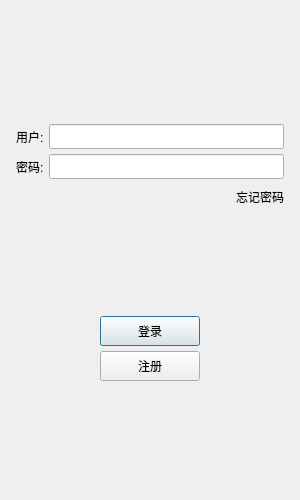
<?xml version="1.0" encoding="UTF-8"?>
<ui version="4.0">
 <class>LoginDialog</class>
 <widget class="QDialog" name="LoginDialog">
  <property name="geometry">
   <rect>
    <x>0</x>
    <y>0</y>
    <width>300</width>
    <height>500</height>
   </rect>
  </property>
  <property name="minimumSize">
   <size>
    <width>300</width>
    <height>500</height>
   </size>
  </property>
  <property name="maximumSize">
   <size>
    <width>300</width>
    <height>500</height>
   </size>
  </property>
  <property name="windowTitle">
   <string>Dialog</string>
  </property>
  <layout class="QVBoxLayout" name="verticalLayout_2">
   <item>
    <layout class="QVBoxLayout" name="verticalLayout">
     <property name="spacing">
      <number>5</number>
     </property>
     <property name="leftMargin">
      <number>5</number>
     </property>
     <property name="topMargin">
      <number>5</number>
     </property>
     <property name="rightMargin">
      <number>5</number>
     </property>
     <property name="bottomMargin">
      <number>5</number>
     </property>
     <item>
      <widget class="QWidget" name="widget" native="true">
       <layout class="QGridLayout" name="gridLayout">
        <item row="0" column="0">
         <widget class="QLabel" name="label">
          <property name="text">
           <string/>
          </property>
          <property name="pixmap">
           <pixmap resource="rc.qrc">:/res/ice.png</pixmap>
          </property>
          <property name="alignment">
           <set>Qt::AlignmentFlag::AlignCenter</set>
          </property>
         </widget>
        </item>
        <item row="1" column="0">
         <spacer name="verticalSpacer">
          <property name="orientation">
           <enum>Qt::Orientation::Vertical</enum>
          </property>
          <property name="sizeHint" stdset="0">
           <size>
            <width>20</width>
            <height>40</height>
           </size>
          </property>
         </spacer>
        </item>
       </layout>
      </widget>
     </item>
     <item>
      <layout class="QHBoxLayout" name="horizontalLayout">
       <item>
        <widget class="QLabel" name="user_label">
         <property name="minimumSize">
          <size>
           <width>0</width>
           <height>25</height>
          </size>
         </property>
         <property name="maximumSize">
          <size>
           <width>16777215</width>
           <height>25</height>
          </size>
         </property>
         <property name="text">
          <string>用户:</string>
         </property>
        </widget>
       </item>
       <item>
        <widget class="QLineEdit" name="user_edit">
         <property name="minimumSize">
          <size>
           <width>0</width>
           <height>25</height>
          </size>
         </property>
         <property name="maximumSize">
          <size>
           <width>16777215</width>
           <height>25</height>
          </size>
         </property>
        </widget>
       </item>
      </layout>
     </item>
     <item>
      <layout class="QHBoxLayout" name="horizontalLayout_2">
       <item>
        <widget class="QLabel" name="pass_label">
         <property name="minimumSize">
          <size>
           <width>0</width>
           <height>25</height>
          </size>
         </property>
         <property name="maximumSize">
          <size>
           <width>16777215</width>
           <height>25</height>
          </size>
         </property>
         <property name="text">
          <string>密码:</string>
         </property>
        </widget>
       </item>
       <item>
        <widget class="QLineEdit" name="pass_edit">
         <property name="minimumSize">
          <size>
           <width>0</width>
           <height>25</height>
          </size>
         </property>
         <property name="maximumSize">
          <size>
           <width>16777215</width>
           <height>25</height>
          </size>
         </property>
        </widget>
       </item>
      </layout>
     </item>
     <item>
      <layout class="QHBoxLayout" name="horizontalLayout_3">
       <item>
        <spacer name="horizontalSpacer">
         <property name="orientation">
          <enum>Qt::Orientation::Horizontal</enum>
         </property>
         <property name="sizeHint" stdset="0">
          <size>
           <width>40</width>
           <height>20</height>
          </size>
         </property>
        </spacer>
       </item>
       <item>
        <widget class="QLabel" name="forget_label">
         <property name="minimumSize">
          <size>
           <width>0</width>
           <height>25</height>
          </size>
         </property>
         <property name="maximumSize">
          <size>
           <width>16777215</width>
           <height>25</height>
          </size>
         </property>
         <property name="text">
          <string>忘记密码</string>
         </property>
        </widget>
       </item>
      </layout>
     </item>
     <item>
      <spacer name="verticalSpacer_2">
       <property name="orientation">
        <enum>Qt::Orientation::Vertical</enum>
       </property>
       <property name="sizeHint" stdset="0">
        <size>
         <width>20</width>
         <height>40</height>
        </size>
       </property>
      </spacer>
     </item>
     <item>
      <layout class="QHBoxLayout" name="horizontalLayout_4">
       <item>
        <spacer name="horizontalSpacer_2">
         <property name="orientation">
          <enum>Qt::Orientation::Horizontal</enum>
         </property>
         <property name="sizeHint" stdset="0">
          <size>
           <width>40</width>
           <height>20</height>
          </size>
         </property>
        </spacer>
       </item>
       <item>
        <widget class="QPushButton" name="login_btn">
         <property name="minimumSize">
          <size>
           <width>100</width>
           <height>30</height>
          </size>
         </property>
         <property name="maximumSize">
          <size>
           <width>16777215</width>
           <height>30</height>
          </size>
         </property>
         <property name="text">
          <string>登录</string>
         </property>
        </widget>
       </item>
       <item>
        <spacer name="horizontalSpacer_3">
         <property name="orientation">
          <enum>Qt::Orientation::Horizontal</enum>
         </property>
         <property name="sizeHint" stdset="0">
          <size>
           <width>40</width>
           <height>20</height>
          </size>
         </property>
        </spacer>
       </item>
      </layout>
     </item>
     <item>
      <layout class="QHBoxLayout" name="horizontalLayout_5">
       <item>
        <spacer name="horizontalSpacer_4">
         <property name="orientation">
          <enum>Qt::Orientation::Horizontal</enum>
         </property>
         <property name="sizeHint" stdset="0">
          <size>
           <width>40</width>
           <height>20</height>
          </size>
         </property>
        </spacer>
       </item>
       <item>
        <widget class="QPushButton" name="register_btn">
         <property name="minimumSize">
          <size>
           <width>100</width>
           <height>30</height>
          </size>
         </property>
         <property name="text">
          <string>注册</string>
         </property>
        </widget>
       </item>
       <item>
        <spacer name="horizontalSpacer_5">
         <property name="orientation">
          <enum>Qt::Orientation::Horizontal</enum>
         </property>
         <property name="sizeHint" stdset="0">
          <size>
           <width>40</width>
           <height>20</height>
          </size>
         </property>
        </spacer>
       </item>
      </layout>
     </item>
     <item>
      <spacer name="verticalSpacer_3">
       <property name="orientation">
        <enum>Qt::Orientation::Vertical</enum>
       </property>
       <property name="sizeHint" stdset="0">
        <size>
         <width>20</width>
         <height>40</height>
        </size>
       </property>
      </spacer>
     </item>
    </layout>
   </item>
  </layout>
 </widget>
 <resources>
  <include location="rc.qrc"/>
 </resources>
 <connections/>
</ui>
